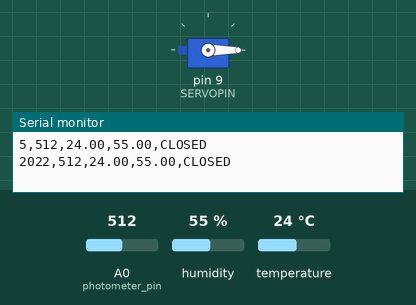
Recording of a sketch running on a simulated Arduino Uno, built with avr-gcc and run on an emulated ATmega328P. Shown: servo, the last lines printed to the serial monitor. Inputs (shaded band) come from the test bench; at power-on: A0 (photometer_pin) = 512, humidity 55 %, temperature 24 °C.

Above: at 2.8 s.
2.9 s: A0 (photometer_pin) set to 488
At 4.4 s:
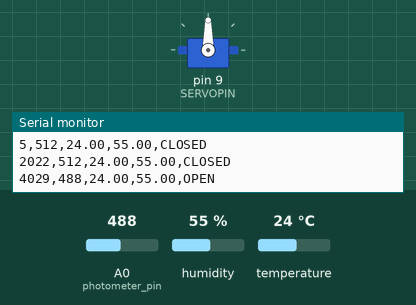
5.6 s: A0 (photometer_pin) set to 510
At 7.4 s:
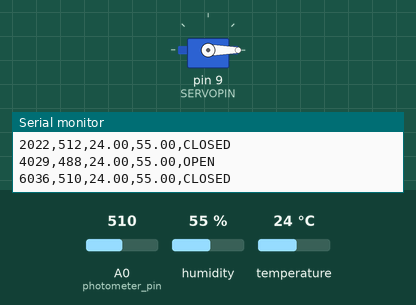
8.3 s: A0 (photometer_pin) set to 490
At 10.9 s:
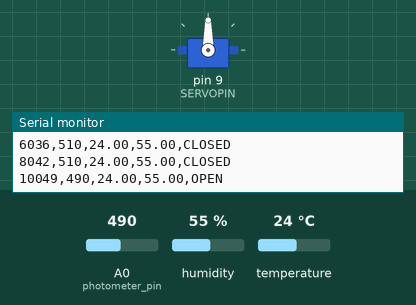
Timing chart, 0 to 12.4 s (numbered marks = the images above; inputs shaded):
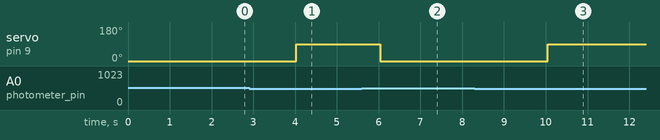

Measured:
- the behaviour switches between 500 and 499 on A0 (photometer_pin) (found by bisection; images 0 and 1)
- after the input at 2.9 s, servo on pin 9 (SERVOPIN): 0° → 90° after 1.1 s
- after the input at 5.6 s, servo on pin 9 (SERVOPIN): 90° → 0° after 0.44 s
- after the input at 8.3 s, servo on pin 9 (SERVOPIN): 0° → 90° after 1.8 s

The sketch:

sensors.ino
```cpp
int photometer_pin = A0;
int brightness;

#include <DHT.h>
#include <Servo.h>

#define DHTPIN 2     // Digital pin
#define DHTTYPE DHT22
#define SERVOPIN 9

DHT dht(DHTPIN, DHTTYPE);
Servo srv;

void setup() {
  Serial.begin(9600);
  Serial.println("Timestamp,Brightness,Temperature (°C),Humidity,Status");
  dht.begin();

  srv.attach(SERVOPIN);
  srv.write(0); // Observatory closed initially
}

void loop() {
  brightness = analogRead(photometer_pin);
  float temperatureC = dht.readTemperature();
  float humidity = dht.readHumidity();

  if (isnan(temperatureC) || isnan(humidity)) {
    Serial.println("ERROR: DHT22 reading failed");
    delay(2000);
    return;
  }


  bool darkEnough = brightness < 500;
  bool humiditySafe = humidity < 70;
  bool temperatureSafe = temperatureC > 0;

  bool observingConditions =
    darkEnough &&
    humiditySafe &&
    temperatureSafe;

  if (observingConditions) {
    srv.write(90); // open
  }
  else {
    srv.write(0); // closed
  }

  Serial.print(millis());
  Serial.print(",");

  Serial.print(brightness);
  Serial.print(",");

  Serial.print(temperatureC);
  Serial.print(",");

  Serial.print(humidity);
  Serial.print(",");

  if (observingConditions) {
    Serial.println("OPEN");
  }
  else {
    Serial.println("CLOSED");
  }

  delay(2000);
}
```
